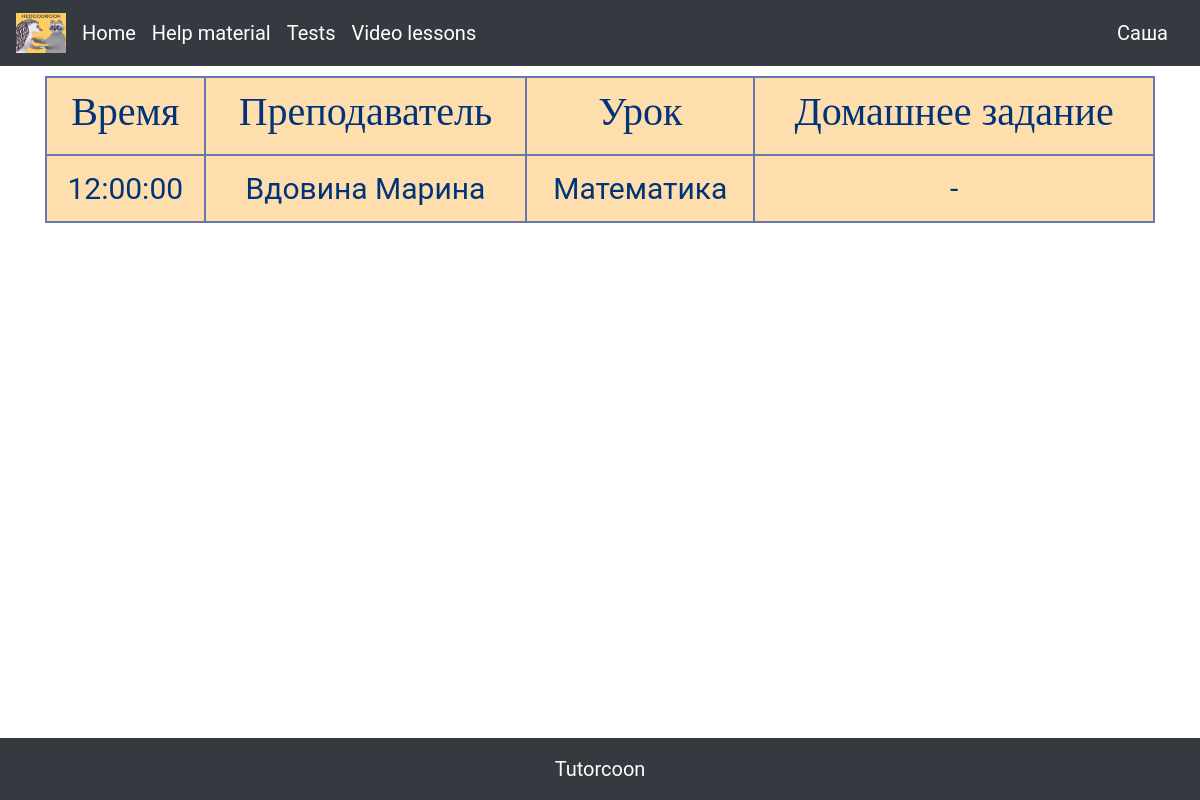
Page /day/5 (signed in) on the earlier database version.
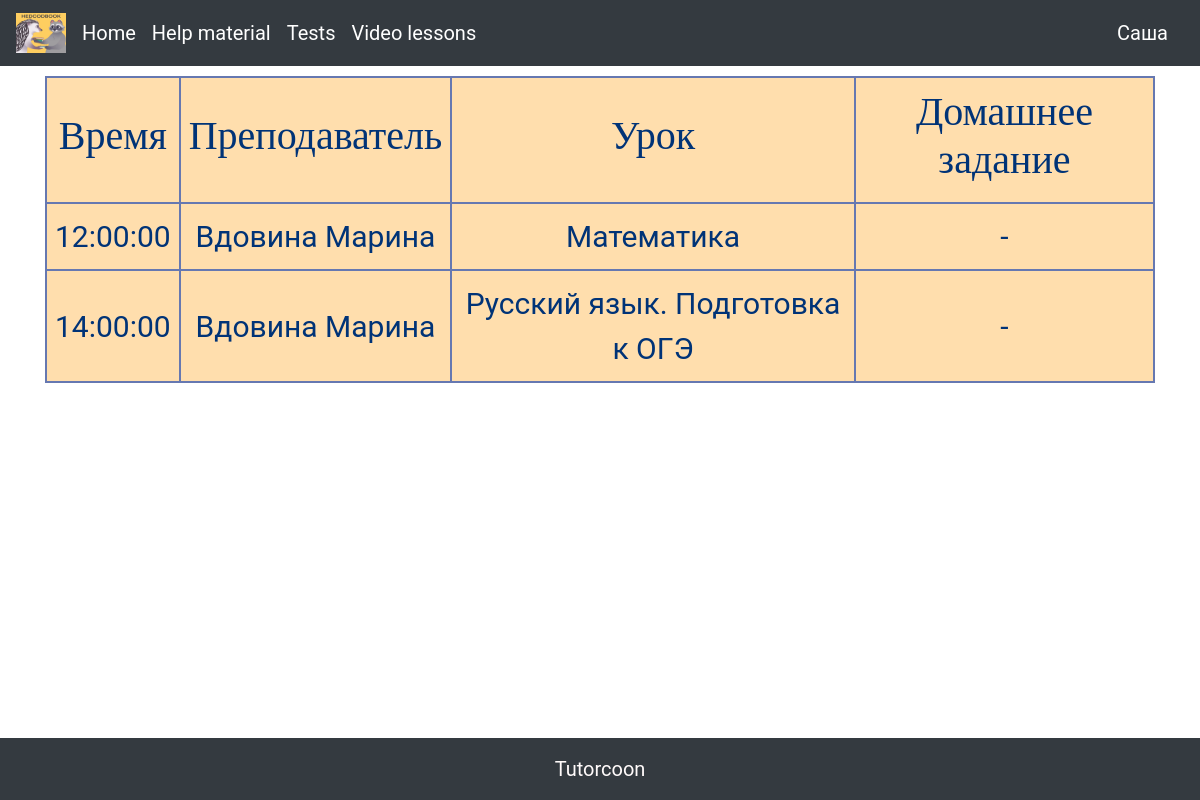
Same page on the later database version.
### data/lessons.py (models this page shows, shortened)
class Lesson(SqlAlchemyBase, UserMixin):
    __tablename__ = 'lessons'
    id = sqlalchemy.Column(sqlalchemy.Integer, primary_key=True, autoincrement=True)
    name = sqlalchemy.Column(sqlalchemy.String, nullable=True)
    id_tutor = sqlalchemy.Column(sqlalchemy.Integer, sqlalchemy.ForeignKey('tutors.id_user'))
    students_and_when = sqlalchemy.Column(sqlalchemy.JSON, nullable=True, default={"id_of_students": [],
                                                                                   "when": []})
    homeworks = sqlalchemy.Column(sqlalchemy.JSON, nullable=True, default={})
    scores = sqlalchemy.Column(sqlalchemy.JSON, nullable=True, default={})

### main.py (the view, shortened to what this page needs)
@app.route("/day/<int:number>")
def day(number):
    current_month, current_year = datetime.datetime.today().month, datetime.datetime.today().year
    our_weekday = datetime.datetime(current_year, current_month, number).weekday()
    this_day = str(datetime.datetime(current_year, current_month, number).date())
    db_sess = db_session.create_session()
    sp_all = []
    if current_user.status == 'student':
        student = db_sess.query(Student).filter(Student.id_user == current_user.id).first()
        sp_lessons = student.tutors_and_parents_and_lessons['id_of_lessons']
        for id in sp_lessons:
            lesson = db_sess.query(Lesson).get(id)
            sp_dates = lesson.students_and_when['when']
            for i in sp_dates:
                if our_weekday == i[0]:
                    sp_all.append(i[1])
                    tutor = db_sess.query(User).get(lesson.id_tutor)
                    sp_all.append(f'{tutor.surname} {tutor.name}')
                    sp_all.append(lesson.name)
                    if this_day in lesson.homeworks.keys():
                        sp_all.append('+')
                    else:
                        sp_all.append('-')
                    sp_all.append(lesson.id)
        return render_template("day.html", who="Преподаватель", len_sp=len(sp_all), sp_all=sp_all, this_day=this_day)

### data/db_session.py (called while the page is built)
def create_session() -> Session:
    global __factory
    return __factory()

### main.py (called while the page is built)
@login_manager.user_loader
def load_user(user_id):
    db_sess = db_session.create_session()
    return db_sess.query(User).get(user_id)

### templates/day.html (shortened to what this page needs)
{% extends 'base.html' %}
{% block content %}
<link rel="stylesheet" type="text/css" href="/static/css/day.css">
<link rel="stylesheet" href="https://use.fontawesome.com/releases/v5.5.0/css/all.css">
<table class="container">
	    <thead>
	    	<tr>
			    <th><h1>Время</h1></th>
		    	<th><h1>{{ who }}</h1></th>
		    	<th><h1>Урок</h1></th>
                <th><h1>Домашнее задание</h1></th>
		    </tr>
	    </thead>
        {% for i in range(0, len_sp - 1, 5) %}
        <tr>
            <th><a style="color: #037">{{ sp_all[i] }}</a></th>
            <th><a style="color: #037">{{ sp_all[i + 1] }}</a></th>
            <th><a style="color: #037">{{ sp_all[i + 2] }}</a></th>
            {% if current_user.status == 'tutor' and sp_all[i + 3] == '-' %}
            <th><a href="/add_homework/{{ this_day }}/{{ sp_all[i + 4] }}" style="color: #037">Прикрепить ДЗ</a></th>
            {% elif sp_all[i + 3] == '+' %}
            <th><a href="/watch_homework/{{ this_day }}/{{ sp_all[i + 4] }}" style="color: #037">ДЗ прикреплено</a></th>
            {% else %}
            <th><a style="color: #037">-</a></th>
            {% endif %}
        </tr>
        {% endfor %}
    </table>
{% endblock %}

Differences in the rows shown:
now on this page (row edited): Lesson: name "Русский язык. Подготовка к ОГЭ"
Other differences:
new list line: "14:00:00 Вдовина Марина -"
